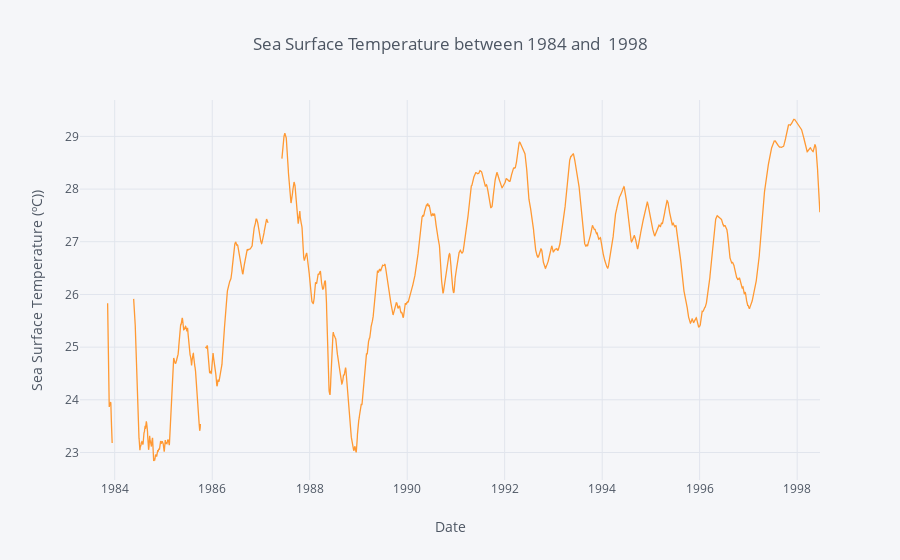

Write notebook code for a chart like this one.
### Code cell
g['s.s.temp.'].rolling(window= 30).mean().iplot(kind='line', xTitle='Date',
           yTitle='Sea Surface Temperature (ºC))', title='Sea Surface Temperature between 1984 and  1998')

### Figure 1 — Plotly figure (JSON) as saved in the notebook; plotly's stock layout.template omitted (floating-point values rounded to 4 significant figures; data arrays with more than 128 entries replaced by an {"elided": "..."} marker saying what was removed)
{"data": [{"line": {"color": "rgba(255, 153, 51, 1.0)", "dash": "solid", "shape": "linear", "width": 1.3}, "mode": "lines", "name": "s.s.temp.", "text": "", "type": "scatter", "uid": "59755406-8258-4e6a-b917-73750e08796a", "x": {"elided": "5368 str values"}, "y": {"elided": "5368 mixed values"}}], "layout": {"legend": {"bgcolor": "#F5F6F9", "font": {"color": "#4D5663"}}, "paper_bgcolor": "#F5F6F9", "plot_bgcolor": "#F5F6F9", "title": {"font": {"color": "#4D5663"}, "text": "Sea Surface Temperature between 1984 and  1998"}, "xaxis": {"gridcolor": "#E1E5ED", "showgrid": true, "tickfont": {"color": "#4D5663"}, "title": {"font": {"color": "#4D5663"}, "text": "Date"}, "zerolinecolor": "#E1E5ED"}, "yaxis": {"gridcolor": "#E1E5ED", "showgrid": true, "tickfont": {"color": "#4D5663"}, "title": {"font": {"color": "#4D5663"}, "text": "Sea Surface Temperature (ºC))"}, "zerolinecolor": "#E1E5ED"}}}
